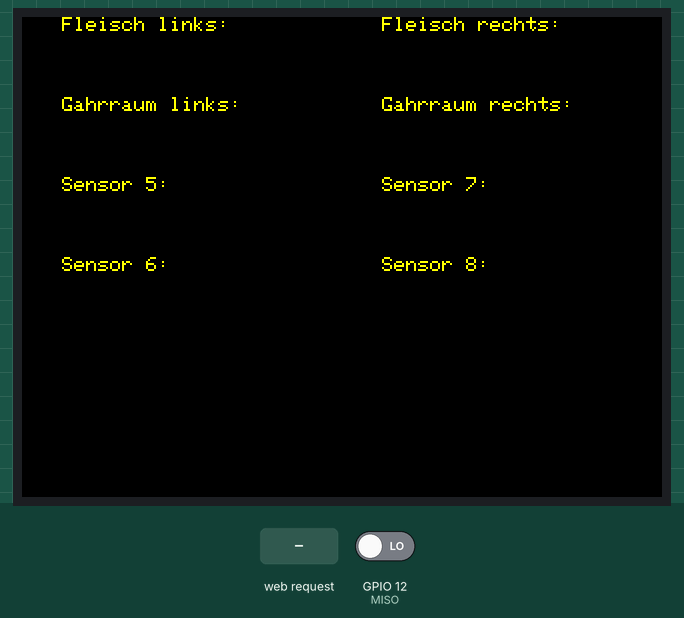
Simulated run of this sketch. Board: ESP8266 (NodeMCU). Shown: 320×240 colour display. The inputs (shaded band) are chosen by the test bench; at power-on: GPIO 12 (MISO) LOW. WiFi joins after 1.5 s; servers stay silent unless stated; what the sketch prints to the serial monitor is not drawn.

Above: at 0.3 s.
At 2.9 s:
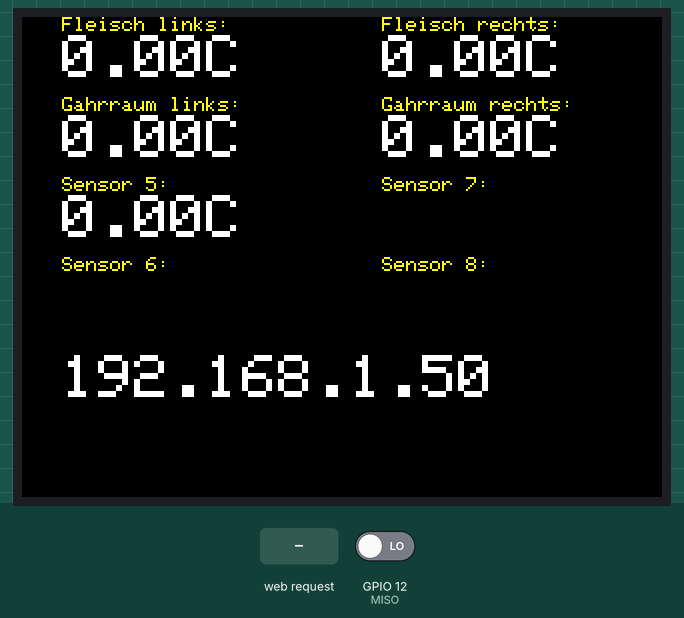
3.0 s: HTTP request GET /ajax.txt?dings=1 received
At 4.0 s:
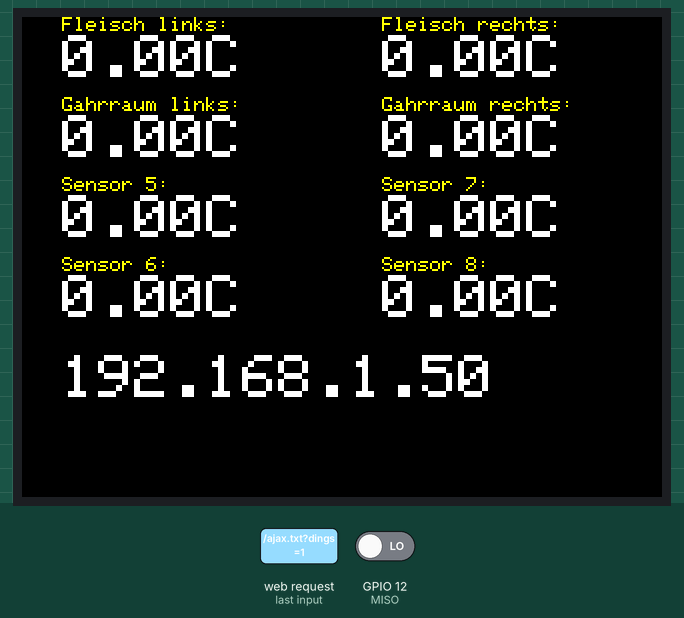
Timing chart, 0 to 6.0 s (numbered marks = the images above; inputs shaded):
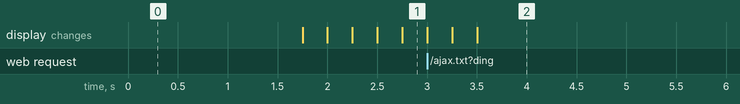

The sketch:

SmartPit.ino
```cpp
// *************** include
// TFT
#include "SPI.h"
#include "Adafruit_GFX.h"
#include "Adafruit_ILI9341.h"
// WEB
#include <ESP8266WiFi.h>
#include <WiFiUdp.h>
#include <WiFiClient.h>
#include <ESP8266WebServer.h>
#include <ESP8266mDNS.h>
// sonstiges
#include <pgmspace.h>
#include <math.h>

// *************** define, vars, init

// MCP3208 (soft SPI)
#define SCK   14
#define MISO  12
#define MOSI  13
#define CS    16

// TFT Display
#define TFT_DC 15
#define TFT_CS 2
#define TFT_MOSI 13
#define TFT_CLK 14
#define TFT_RST 0
#define TFT_MISO 12

// Use hardware SPI
Adafruit_ILI9341 tft = Adafruit_ILI9341(TFT_CS, TFT_DC);

uint32_t nextrun=0;
uint8_t actdis=0;
int16_t esum=0;
float temps[8];

const PROGMEM int16_t d_pos[] = {
  20,9,
  20,49,
  180,9,
  180,49,
  20,89,
  20,129,
  180,89,
  180,129
};

// WEB
const char* ssid = "***";
const char* password = "***";

ESP8266WebServer server(80);

// *************** function
void soft_spi_init(){ // MCP3208
  pinMode(MOSI, OUTPUT);
  pinMode(SCK,  OUTPUT);
  pinMode(CS,   OUTPUT);
  pinMode(MISO, INPUT);

  digitalWrite(MOSI, HIGH);
  digitalWrite(SCK,  HIGH);
  digitalWrite(CS,   HIGH);
  digitalWrite(MISO, LOW);
}

long softspi(int adr){ // MCP3208
  long erg=0;
  adr |= 0b00011000;
  digitalWrite(CS,   LOW);

  for (uint8_t i=7; i; i--){
    digitalWrite(SCK,   LOW);
    if (adr & 0b00010000)
      digitalWrite(MOSI, HIGH);
    else
      digitalWrite(MOSI, LOW);
    adr = adr << 1;
    delayMicroseconds(1);
    digitalWrite(SCK,   HIGH);
    delayMicroseconds(1);
  }
  // read 12bit
  for (uint8_t i=12; i; i--){
    digitalWrite(SCK,   LOW);
    erg = erg <<1;
    if (digitalRead(MISO))  erg |= 0x01;
    delayMicroseconds(1);
    digitalWrite(SCK,   HIGH);
    delayMicroseconds(1);
  }

  digitalWrite(CS,   HIGH);
  return erg;
}

float calcT (uint32_t r, uint32_t typ){ // MCP3208-TFT (messwrumrechnung)
  float Rmess = 0;
  float a = 0.003339; // IKEA Fantast
  float b = 0.000251911;
  float c = 0.00000351094;
  float Rv = 46.7;
  float R25 = 47;
  float v = 0;
  float erg = 0;

  if (typ==1){ // Outdoor Chef
    R25 = 1100;
    a = 0.003365;
    b = 0.000231;
    c = 0.000004;
  }else if (typ==2){ // ?
    a = 0.003339;
    b = 0.000251911;
    c = 0.00000351094;
  }

  Rmess = Rv*((4096.0/(4096-r)) - 1);
  v = log(Rmess/R25);
  erg = (1/(a + b*v + c*v*v)) - 273;
  return (erg>-30)?erg:0;

}

void screen1_base(){ // TFT
  tft.fillScreen(ILI9341_BLACK);

  tft.setTextColor(ILI9341_YELLOW); tft.setTextSize(1);
  tft.setCursor(20, 0);
  tft.print("Fleisch links:");
  tft.setCursor(20, 40);
  tft.println("Gahrraum links:");
  tft.setCursor(180, 0);
  tft.print("Fleisch rechts:");
  tft.setCursor(180, 40);
  tft.print("Gahrraum rechts:");
  tft.setCursor(20, 80);
  tft.print("Sensor 5:");
  tft.setCursor(20, 120);
  tft.println("Sensor 6:");
  tft.setCursor(180, 80);
  tft.print("Sensor 7:");
  tft.setCursor(180, 120);
  tft.print("Sensor 8:");

  /*
  for(int16_t y=80; y<240; y+=32) tft.drawFastHLine(0,  y, 319, tft.color565(32,32,32));
  for(int16_t x=0;  x<320; x+=32) tft.drawFastVLine(x, 80, 159, tft.color565(32,32,32));//0x39E7
  tft.drawRect(0, 80, 320, 160, ILI9341_YELLOW);
  */
}

void ausg(uint16_t nr, uint16_t pox, uint16_t poy, float T){ // TFT/seriell

    /*Serial.print("x: ");
    Serial.print(pox);
    Serial.print(" y: ");
    Serial.println(poy);*/
    Serial.print("Temperatur ");
    Serial.print(nr);
    Serial.print(" :");
    Serial.println(T);

    tft.setCursor((int16_t) pox, (int16_t) poy);
    tft.setTextColor(ILI9341_WHITE, ILI9341_BLACK);
    tft.setTextSize(3);
    tft.print(T);
    tft.print("C ");
}

void tft_data(uint16_t x, uint16_t y, String data){ // TFT
  tft.setCursor((int16_t) x, (int16_t) y);
  tft.setTextColor(ILI9341_WHITE, ILI9341_BLACK);
  tft.setTextSize(3);
  tft.print(data);
  tft.print("  ");
}

int16_t limit(int16_t a, int16_t min, int16_t max){ return (a>max)?max:(a<min)?min:a;}

int16_t PID_Regler (float x, float w){ // pitmaster
  float e = w - x;
  esum = esum + e*5;
  esum=limit(esum,-1023,1023);
  float y = (e*50)+esum; // PI-Regler
  return limit((int16_t) y, 0, 1023);
}

void handleRoot() { // WEB
  String Response;
  Response  = F("<!DOCTYPE html><html><head><title>WLAN Thermometer Micro</title>\n");
  Response += F("<meta charset=\"utf-8\">\n");
  //Response += F("<meta http-equiv=\"refresh\" content=\"5\" >\n");
  Response += F("<meta name=\"viewport\" content=\"width=device-width, initial-scale=1.0, user-scalable=yes\">\n");
  Response += F("</head><body style=\"background-color:#CCCCCC;\">\n");
  Response += F("<span id=\"table\"></span>\n");
  //Response += F("<br><br>Debug: <span id=\"debu\" ></span>\n");
  Response += F("<script type=\"text/javascript\">\n");
  Response += F("var xmlHttp = new XMLHttpRequest();\n");
  Response += F("function $(id){return document.getElementById(id);}\n");
  Response += F("function ajax_send(data){\n");
  Response += F(" xmlHttp.open('POST', '/ajax.txt', true);\n");
  Response += F(" xmlHttp.setRequestHeader('Content-type','application/x-www-form-urlencoded');\n");
  Response += F(" xmlHttp.onreadystatechange = function () {if (xmlHttp.readyState==4 && xmlHttp.status==200) {ajax_parse(eval(xmlHttp.responseText));};}\n");
  //Response += F(" $(\"debu\").innerHTML=('ajax=true'+data);\n");
  Response += F(" xmlHttp.send('ajax=true'+data);\n");
  Response += F("}\n");
  Response += F("function ajax_parse(data){\n");
  Response += F(" //document.getElementById('ajax').innerHTML=data;\n");
  Response += F(" for(var i = 0; i < 8; i++) $(\"s\"+i).innerHTML=data[i+2];\n");
  //Response += F(" $(\"rgaug\").innerHTML=data[2];\n");
  Response += F("}\n");
  Response += F("function tic(){\n");
  Response += F(" ajax_send();\n");
  Response += F(" window.setTimeout(\"tic();\",3200);\n");
  Response += F("}\n");
  Response += F("var tmp=\"<table width='100%'><tr>\";\n");
  Response += F("for(var i = 0; i < 4; i++){\n");
  Response += F("  tmp += \"<td></td><td style='width:200px; font-size:12px;'>Sensor\"+ (i*2+1) +\"</td>\";\n");
  Response += F("  tmp += \"<td style='width:200px; font-size:12px;'>Sensor\"+ (i*2+2) +\"</td><td></td></tr>\";\n");
  Response += F("  tmp+=\"<tr><td></td><td style='font-size:32px;'><span id='s\"+ (i*2) +\"' ></span>&deg;C</td>\";\n");
  Response += F("  tmp+=\"<td style='font-size:32px;'><span id='s\"+ (i*2+1) +\"' ></span>&deg;C</td><td></td></tr>\";\n");
  Response += F("}\n");
  Response += F("$(\"table\").outerHTML = tmp+\"</table>\";\n");
  Response += F("tic();\n");
  Response += F("</script>\n");
  Response += F("</body></html>\n");
  server.send(200, "text/html", Response);
}

void handleNotFound(){ // WEB
  String message = "File Not Found\n\n";
  message += "URI: ";
  message += server.uri();
  message += "\nMethod: ";
  message += (server.method() == HTTP_GET)?"GET":"POST";
  message += "\nArguments: ";
  message += server.args();
  message += "\n";
  for (uint8_t i=0; i<server.args(); i++){
    message += " " + server.argName(i) + ": " + server.arg(i) + "\n";
  }
  server.send(404, "text/plain", message);
}

void handleAJAX() { // WEB
  String Response;
  if(server.hasArg("dings")) {
    Serial.println("DINGS! @");
  }
  Response = "{["+String((millis()/1000))+","+(uint32_t) ESP.getFreeHeap();
  for(int8_t i=0; i<8; i++) Response += "," + String(temps[i],1);
  Response += "]}\n";
  server.send(200, "text/html", Response);
}

void WiFiStart() { // WEB
  WiFi.begin(ssid, password);
  Serial.println("");

  // Wait for connection
  while (WiFi.status() != WL_CONNECTED) {
    delay(500);
    Serial.print(".");
  }
  Serial.println("");
  Serial.print("Connected to ");
  Serial.println(ssid);
  Serial.print("IP address: ");
  Serial.println(WiFi.localIP());
}

// *************** Setup
void setup(void) {
  Serial.begin(115200);
  soft_spi_init();
  tft.begin();
  tft.setRotation(3);
  screen1_base();

  // Webserver
  WiFiStart();
  if (MDNS.begin("thermo")) {
    Serial.println("MDNS responder started");
  }
  server.on("/", handleRoot);
  server.on("/ajax.txt", handleAJAX);
  server.onNotFound(handleNotFound);
  server.begin();
  Serial.println("HTTP server started");
  tft_data(20, 169, WiFi.localIP().toString());
  // Pitmaster
  //pinMode(4, OUTPUT);
  //analogWrite(4, 1023);
}

// *************** main
void loop() {
  if (WiFi.status() != WL_CONNECTED){ WiFiStart(); }
  server.handleClient();

  if (millis()>=nextrun){
    nextrun=millis()+250;
    Serial.println("------\n");

    soft_spi_init();// HW SPI ausschalten
    for(int8_t i=0; i<8; i++) temps[i] = calcT(softspi(i),((i>3)?0:1));
    SPI.begin();// HW SPI einschalten

    uint16_t x = (uint16_t)pgm_read_word(&d_pos[(actdis*2)]);
    uint16_t y = (uint16_t)pgm_read_word(&d_pos[(actdis*2)+1]);

    ausg(actdis+1,x,y,temps[actdis]);


    /*
      // Pitmaster
      uint16_t ry = (uint16_t) PID_Regler(T[0], 51.0);
      Serial.print("Regler y: ");
      Serial.println(ry);
      analogWrite(4, 1023-ry);
      tft_data(20, 169, float(ry));
    */

    if (++actdis>7) actdis = 0;
  }

}
```
